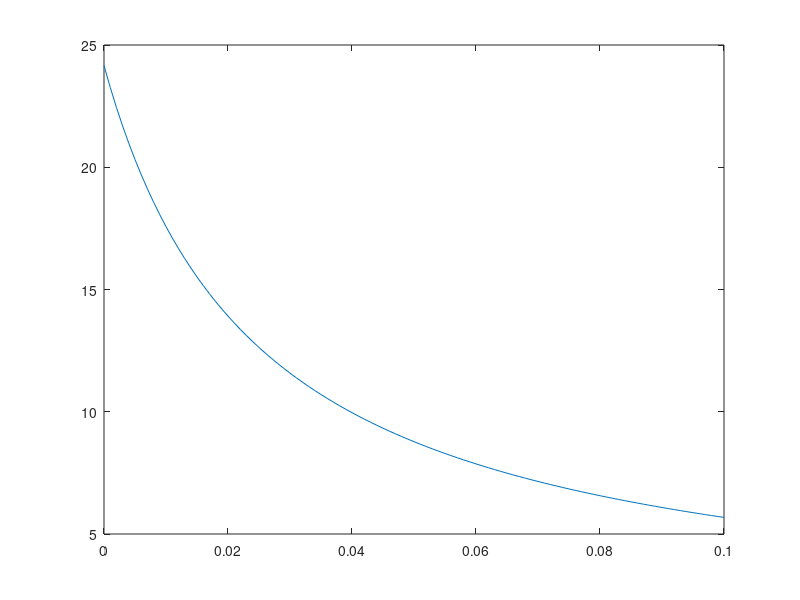

This figure's MATLAB source:
f=@(x)  1./(log10(4.*x+1.1)); 
a=0; 
b=0.1; 
n=100;
 
h=(b-a)/n;
x = a:h:b; 
y = f(x);  
plot(x,y) 
disp("rect");
I = sum(h*y); 
display(I);

It = integral(f,a,b); 
display(It);
d = abs(I-It); 
display(d);

x=a+h;
integr=0;
while(x<=b)
    integr=integr+(1./2).*h.*(f(x-h)+f(x));
    x=x+h;
end
disp("trap");
display(integr);
display(integr-It);


h=(b-a)/n; 
integ = f(a);
for i=1:1:((n/2)-1) 
x=a+2*h*i;
integ=integ+2*f(x)+4*f(x+h);
end
integ=h*(integ+f(b)+4.*f(a+h))/3;
disp("simp");
display(integ);
display(abs(integ-It));